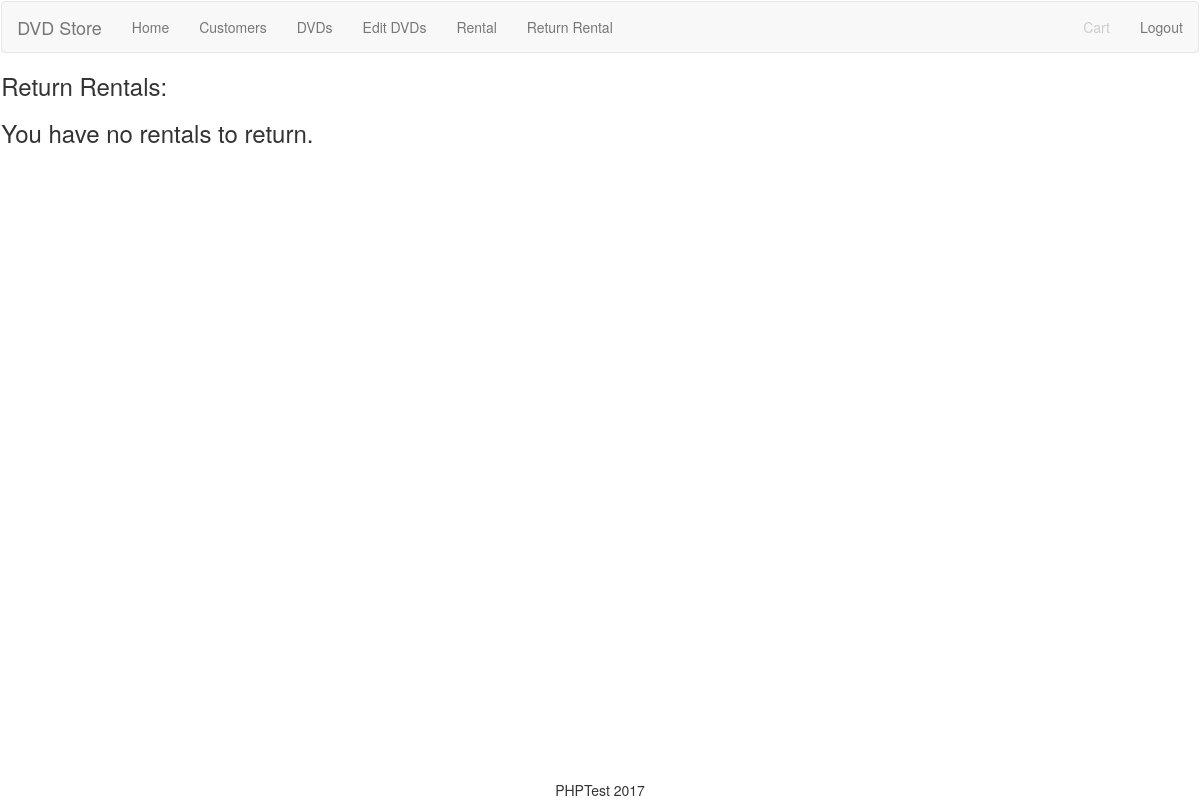
Before: /return.php (signed in) with the older database file.
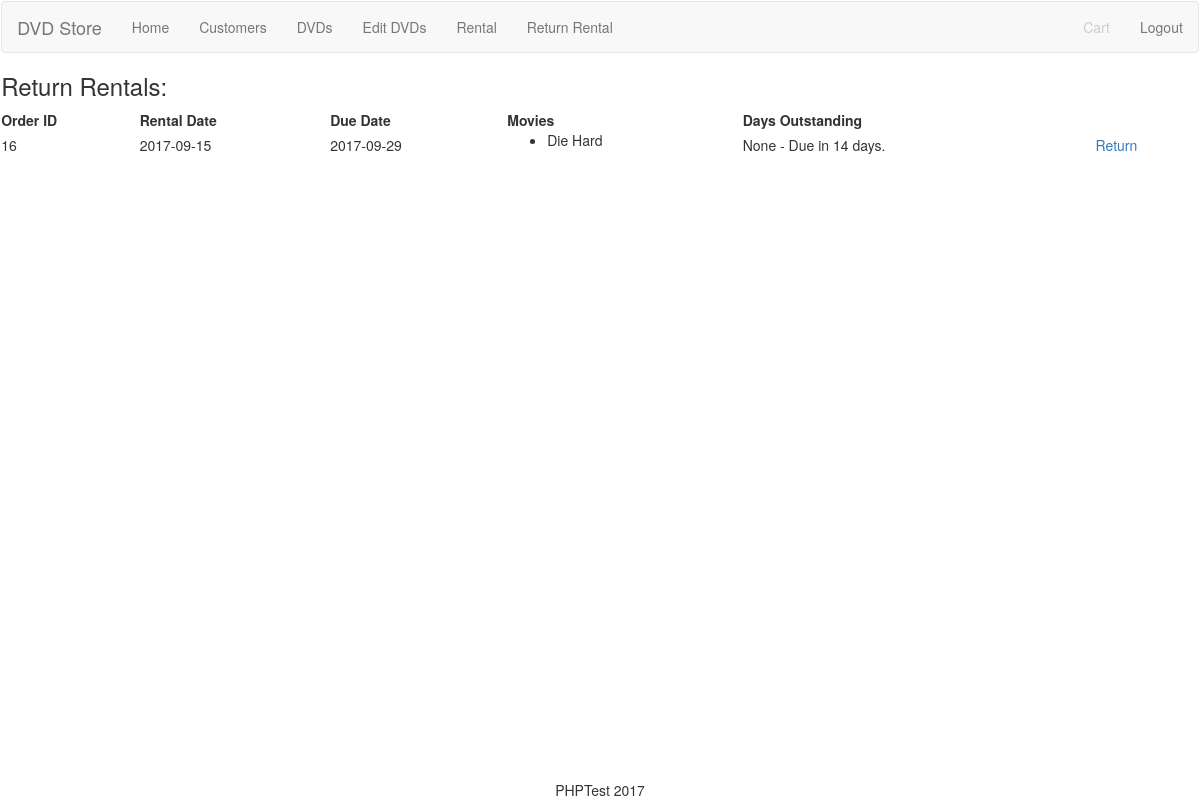
After: the same page with the newer database file.
### tables this page shows
CREATE TABLE `dvd_order_line` (
  `id` int(11) NOT NULL,
  `dvd_id` int(11) NOT NULL,
  `order_id` int(11) NOT NULL
);

CREATE TABLE `order` (
  `id`                 INT(11) NOT NULL,
  `customer_id`        INT(11) NOT NULL,
  `rent_date`          DATE    NOT NULL,
  `due_date`           DATE    NOT NULL,
  `actual_return_date` DATE DEFAULT NULL
);

CREATE TABLE `dvd` (
  `id`           int(11)      NOT NULL,
  `name`         varchar(50)  NOT NULL,
  `description`  varchar(255) NOT NULL,
  `release_date` date         NOT NULL,
  `category_id`  INT(11)      NOT NULL,
  `isdeleted`    TINYINT(4)   NOT NULL DEFAULT '0'
);

### dbConnect.php (called while the page is built, shortened)
<?php
class dbConnect
{
    private $host, $user, $password, $database, $conn;
    public function __construct($host = "127.0.0.1", $user = "root", $password = "", $database = "dvd_shop")
    {
        $this->host = $host;
        $this->user = $user;
        $this->password = $password;
        $this->database = $database;
        $this->conn = mysqli_connect($this->host, $this->user, $this->password, $this->database);
    }
    public function fetch($query, $where =[], $condition = ' AND ')
    {
        if($where) {
            $query .= ' WHERE ';
            $query .= implode($condition, $where);
        }
        $sql = $this->conn->query($query);
        $result = array();
        while ($row = mysqli_fetch_assoc($sql)) {
            array_push($result, $row);
        }
        return $result;
    }
}

### orderLine.php (called while the page is built, shortened)
<?php
class orderLine
{
    protected $order_id, $customer_id, $rent_date, $due_date, $actual_return_date;
    public function __construct($customer_id, $rent_date, $due_date, $actual_return_date = 'NULL', $order_id = false)
    {
        $this->order_id = $order_id;
        $this->rent_date = $rent_date;
        $this->due_date = $due_date;
    }
    public function getOrderId()
    {
        return $this->order_id;
    }
    public function getRentDate()
    {
        return $this->rent_date;
    }
    public function getDueDate()
    {
        return $this->due_date;
    }
}
class orderLineItem extends orderLine
{
    private $dvdShortArray;
    public function __construct($order_id, $customer_id, $rent_date, $due_date, $actual_return_date = 'NULL', array $dvdShort)
    {
        $this->dvdShortArray = $dvdShort;
    }
    public function getDvdShortArray()
    {
        return $this->dvdShortArray;
    }
}

### dvd.php (called while the page is built, shortened)
<?php
class dvdShort
{
    protected $id, $name;
    public function __construct($id, $name)
    {
        $this->name = $name;
    }
    public function getName()
    {
        return $this->name;
    }
}

### functionsMain.php (called while the page is built, shortened)
            <?php
function getDayDifference($date)
{
    $now = time();
    $your_date = strtotime($date);
    $datediff = $now - $your_date;
    return floor($datediff / (60 * 60 * 24));
}

### functionsOrder.php (the view, shortened to what the changed rows need)
<?php
function getOutstanding($customerId)
{
    if (!isset($dbConnect)) {
        $dbConnect = new dbConnect();
    }
    $resultsOutstandingItems = $dbConnect->fetch("SELECT  `order`.id, `order`.customer_id, `order`.`rent_date`,
                                        `order`.`due_date`, `order`.`actual_return_date`, dvd_order_line.`dvd_id`, `dvd`.`name`
                                    FROM `order`
                                    INNER JOIN dvd_order_line ON dvd_order_line.`order_id` = `order`.`id`
                                    INNER JOIN `dvd` ON `dvd`.`id` = dvd_order_line.`dvd_id`",
        ["`order`.`customer_id` = $customerId", "`order`.actual_return_date IS NULL"]);
    if (!empty($resultsOutstandingItems)) {
        $outstandingOrderLine = array();
        foreach ($resultsOutstandingItems as $outstandingItem) {
            $found = false;
            if (!$found) {
                array_push(
                    $outstandingOrderLine,
                    new orderLineItem(
                        $outstandingItem['id'],
                        $outstandingItem['customer_id'],
                        $outstandingItem['rent_date'],
                        $outstandingItem['due_date'],
                        $outstandingItem['actual_return_date'],
                        [
                            new dvdShort(
                                $outstandingItem['dvd_id'],
                                $outstandingItem['name']
                            )
                        ]
                    )
                );
            }
        }
        return $outstandingOrderLine;
    } else {
        return false;
    }
}
function orderTableStart()
{
    ?>
    <table>
        <tr>
            <th>Order ID</th>
            <th>Rental Date</th>
            <th>Due Date</th>
            <th>Movies</th>
            <th>Days Outstanding</th>
            <th>&nbsp;</th>
        </tr>
    <?php
}
function orderTableItem($outstandingItem)
{
    echo "<tr>
                <td>" . htmlspecialchars($outstandingItem->getOrderId()) . "</td>
                <td> " . htmlspecialchars($outstandingItem->getRentDate()) . "</td>
                <td> " . htmlspecialchars($outstandingItem->getDueDate()) . "</td>
                <td>" . orderTableItemDVDBullets($outstandingItem->getDvdShortArray()) . " </td>
                <td>" . htmlspecialchars(getDaysOutstanding($outstandingItem->getDueDate())) . "</td>
                <td> <a href='?orderId=" . htmlspecialchars($outstandingItem->getOrderId()) . "'>Return</a></td>
            </tr>";
}
function orderTableItemDVDBullets($dvdList)
{
    $bulletList = "<ul>
";
    foreach ($dvdList as $dvdItem) {
        $bulletList .= orderTableItemDVDListItem($dvdItem);
    }
    $bulletList .= "</ul>";
    return $bulletList;
}
function orderTableItemDVDListItem($dvd)
{
    return ("<li> " . htmlspecialchars($dvd->getName()) . " </li>
");
}
function orderTableEnd()
{
    echo "</table>";
}
function getDaysOutstanding($date)
{
    $dateDifference = getDayDifference($date);
    if ($dateDifference > 0) {
        return htmlspecialchars($dateDifference) . " days ago";
    } else if ($dateDifference == 0) {
        return "0 - Due Today";
    } else {
        return "None - Due in " . htmlspecialchars($dateDifference * -1) . " days.";
    }
}

### orderTable.php (shortened to what the changed rows need)
<?php
include_once("functionsMain.php");
include_once('functionsDvd.php');
include_once('functionsOrder.php');
$outstandingOrders = getOutstanding($_SESSION['loggedIn']);
echo "<h3> Return Rentals: </h3>";
if ($outstandingOrders) {
    orderTableStart();
    foreach ($outstandingOrders as $orderLine) {
        orderTableItem($orderLine);
    }
    orderTableEnd();
} else {
    echo "<h3> You have no rentals to return. </h3>";
}

Changed rows visible on the page:
added dvd_order_line: order "16", order.rent_date "2017-09-15", order.due_date "2017-09-29", dvd.name "Die Hard", order.due_date "None - Due in 14 days."
Other visible differences:
text no longer shown: "You have no rentals to return."
text now shown: "Order ID Rental Date Due Date Movies Days Outstanding"
